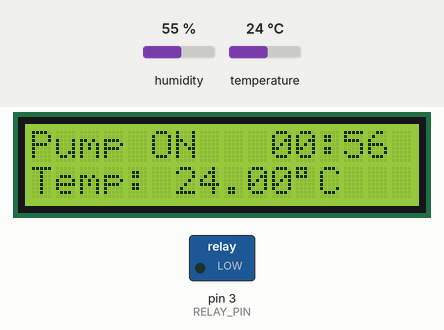
Simulated run of this sketch. Board: Arduino Uno, built with avr-gcc and run on an emulated ATmega328P. On the bench: 16×2 character LCD, switched loads named in the sketch (green lamp = pin HIGH). The test bench sets the inputs (shaded band); at power-on: humidity 55 %, temperature 24 °C. What the sketch prints to the serial monitor is not drawn.

Above: at 3.2 s.
3.3 s: humidity set to 22 %
At 5.8 s:
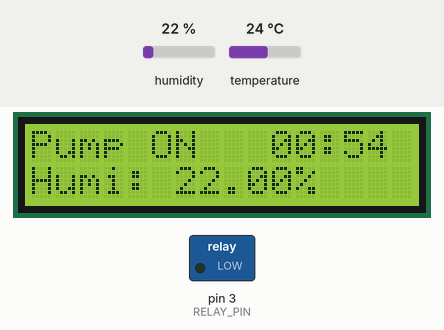
9.3 s: temperature set to 12 °C
At 11.7 s:
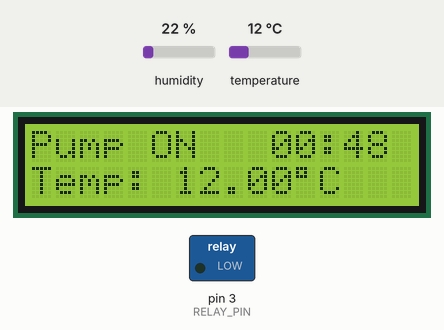
12.0 s: humidity set to 40 %
At 13.8 s:
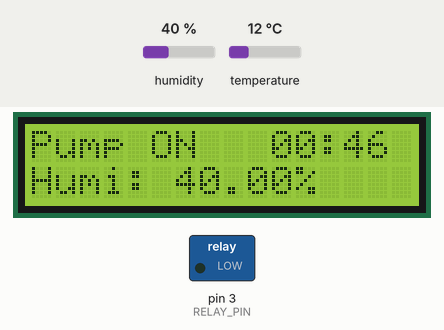
14.7 s: temperature set to 19 °C
At 60.7 s:
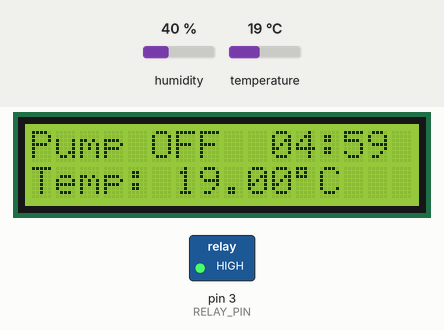
Timing chart, 0 to 61.5 s (numbered marks = the images above; inputs shaded):
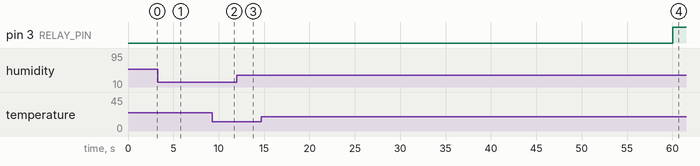

Measured:
- what the display in image 1 shows lasts 1.0 s, from 5.0 s to 6.0 s
- what the display in image 4 shows lasts 0.8 s, from 60.1 s to 60.9 s

The sketch:

hydroponic_system_dht11_timer.ino
```cpp
#include <LiquidCrystal_I2C.h>      // import LCD I2C Library
#include <OneWire.h>                // DS18B20 library
#include <DallasTemperature.h>      // DS18B20 library
#include "DHT.h"                    // DHT library
#define DHTPIN 13
#define DHTTYPE DHT11

void(* resetFunc) (void) = 0;

LiquidCrystal_I2C lcd(0x27, 16, 2); // I2C address 0x27, 16 column and 2 rows
DHT dht(DHTPIN, DHTTYPE);

// Set the Arduino pin output to correlating pin number
const int RELAY_PIN = 3;   // Arduino pin connected to Relay Pin
const int SENSOR_PIN = 13; // Arduino pin connected to DS18B20 sensor's DQ pin

// variable to store previous time
unsigned long relayPreviousMillis = 0;
unsigned long sensorPreviousMillis = 0;
unsigned long resetPreviousMillis = 0;

// intervals for millis() ; convert time to milliseconds
const long onInterval = 60000;        // turn on for # minutes
const long offInterval = 300000;      // turn off for # minutes
const long sensorInterval = 2000; // read temp for # seconds
const long resetInterval = 720000;  // reset for # minute


bool relayState = true;
bool sensorState = false;

void setup() {
  // Setup Serial for debugging
  Serial.begin(9600); // int Serial

  // Set the pin output
  pinMode(RELAY_PIN, OUTPUT);

  // Initualise the LCD and Sensor
  lcd.init();         // initialize the lcd
  lcd.backlight();    // open the backlight
  dht.begin();     // initialize the sensor

  // Print initializing Program
  lcd.setCursor(0, 0);       // start to print at the first row
  lcd.print("Initializing");
  lcd.setCursor(0, 1);       // start to print at the first row
  lcd.print("Program");
  Serial.println("Initializing Program"); // Serial Debugging
  delay(2000);
  lcd.clear(); // Clear Display
}

void loop() {
  float tempC = dht.readTemperature(); // read temperature
  float humi  = dht.readHumidity();    // read humidity

  unsigned long currentMillis = millis();

  // Calculate remaining time for the current state (on or off)
  unsigned long remainingTime;
  if (relayState) {
    remainingTime = onInterval - (currentMillis - relayPreviousMillis);
  } else {
    remainingTime = offInterval - (currentMillis - relayPreviousMillis);
  }

  // Print if Pump is ON or OFF
  lcd.setCursor(0, 0);
  if (relayState) {
    lcd.print("Pump ON");
  } else {
    lcd.print("Pump OFF");
  }

  // Print the remaining time
  lcd.setCursor(10, 0);
  lcd.print(formatTime(remainingTime));

  /* Relay */
  // Turn ON Relay
  if (!relayState && currentMillis - relayPreviousMillis >= offInterval) {
    // If the relay is off and the off interval has elapsed, turn it on
    relayState = true;
    digitalWrite(RELAY_PIN, LOW);        // Turn on the relay
    relayPreviousMillis = currentMillis; // Save the last time the relay was toggled
    // Print status on LCD and Serial
    lcd.setCursor(0,0);           // clear line 0
    lcd.print("                ");
    Serial.println("Pump ON");    // For debugging
  }

  // Turn OFF Relay
  else if (relayState && currentMillis - relayPreviousMillis >= onInterval) {
    // If the relay is on and the on interval has elapsed, turn it off
    relayState = false;
    digitalWrite(RELAY_PIN, HIGH);
    relayPreviousMillis = currentMillis; // Save the last time the relay was toggled

    // Print status on LCD and Serial
    lcd.setCursor(0,0);           // clear line 0
    lcd.print("                ");
    Serial.println("Pump OFF");   // For debugging
  }
  /* Temperature Sensor */
  if (!sensorState && currentMillis - sensorPreviousMillis >= sensorInterval) {
    sensorState = true;
    // Print temperature sensor data on LCD
    lcd.setCursor(0,1);           // clear line 1
    lcd.print("                ");
  // check if any reads failed
  if (isnan(tempC)) {
    lcd.setCursor(0, 1);
    lcd.print("Failed");
    } else {
    lcd.setCursor(0, 1);  // start to print at the first row
    lcd.print("Temp: ");
    lcd.print(tempC);     // print the temperature
    lcd.print((char)223); // print ° character
    lcd.print("C");
    Serial.print("Temperature: ");   // For debugging
    Serial.print(humi);
    Serial.println("°C");
    sensorPreviousMillis = currentMillis; // Save the last time temperature sensor was toggled
    }
  }
  /* Humid Sensor */
  else if (sensorState &&currentMillis - sensorPreviousMillis >= sensorInterval) {
    sensorState = false;
    // Print humid sensor data on LCD
    lcd.setCursor(0,1);           // clear line 1
    lcd.print("                ");
  // check if any reads failed
  if (isnan(humi)) {
    lcd.setCursor(0, 1);
    lcd.print("Failed");
    } else {
    lcd.setCursor(0, 1);  // start to print at the second row
    lcd.print("Humi: ");
    lcd.print(humi);      // print the humidity
    lcd.print("%");
    Serial.print("Humidity: ");   // For debugging
    Serial.print(humi);
    Serial.println("%");
    sensorPreviousMillis = currentMillis; // Save the last time temperature sensor was toggled
    }
  }

  // reset # minute
  if (currentMillis - resetPreviousMillis >= resetInterval) {
    resetFunc();
    resetPreviousMillis = currentMillis;
  }

}

// Function to format milliseconds into MM:SS format
String formatTime(unsigned long milliseconds) {
  unsigned long seconds = milliseconds / 1000;
  unsigned long minutes = seconds / 60;

  seconds %= 60;
  minutes %= 60;

  char buffer[9]; // Format string as MM:SS
  sprintf(buffer, "%02lu:%02lu", minutes, seconds);
  return String(buffer);
}
```
